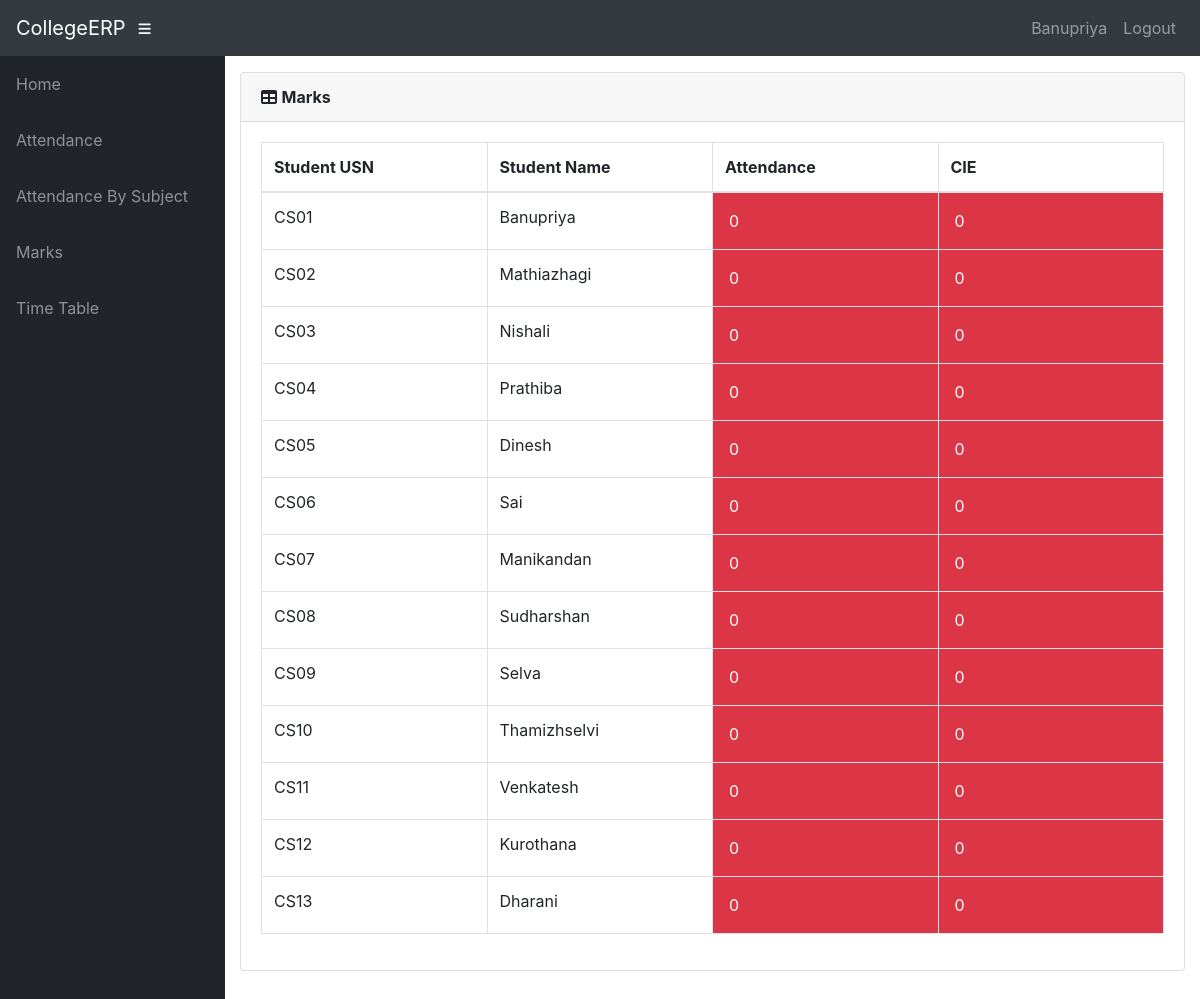
Page /teacher/4/Report/ (signed in) on the committed database.
### info/models.py (models this page shows, shortened)
class User(AbstractUser):
    @property
    def is_student(self):
        if hasattr(self, 'student'):
            return True
        return False

class Student(models.Model):
    user = models.OneToOneField(User, on_delete=models.CASCADE, null=True)
    class_id = models.ForeignKey(Class, on_delete=models.CASCADE, default=1)
    USN = models.CharField(primary_key='True', max_length=100)
    name = models.CharField(max_length=200)
    sex = models.CharField(max_length=50, choices=sex_choice, default='Male')
    DOB = models.DateField(default='1998-01-01')
    def __str__(self):
        return self.name

class StudentCourse(models.Model):
    student = models.ForeignKey(Student, on_delete=models.CASCADE)
    course = models.ForeignKey(Course, on_delete=models.CASCADE)
    class Meta:
        unique_together = (('student', 'course'),)
        verbose_name_plural = 'Marks'
    def get_cie(self):
        marks_list = self.marks_set.all()
        m = []
        for mk in marks_list:
            m.append(mk.marks1)
        cie = math.ceil(sum(m[:5]) / 2)
        return cie
    def get_attendance(self):
        a = AttendanceTotal.objects.get(student=self.student, course=self.course)
        return a.attendance

class Course(models.Model):
    dept = models.ForeignKey(Dept, on_delete=models.CASCADE)
    id = models.CharField(primary_key='True', max_length=50)
    name = models.CharField(max_length=50)
    shortname = models.CharField(max_length=50, default='X')
    def __str__(self):
        return self.name

class AttendanceTotal(models.Model):
    course = models.ForeignKey(Course, on_delete=models.CASCADE)
    student = models.ForeignKey(Student, on_delete=models.CASCADE)
    class Meta:
        unique_together = (('student', 'course'),)
    @property
    def attendance(self):
        stud = Student.objects.get(name=self.student)
        cr = Course.objects.get(name=self.course)
        total_class = Attendance.objects.filter(course=cr, student=stud).count()
        att_class = Attendance.objects.filter(course=cr, student=stud, status='True').count()
        if total_class == 0:
            attendance = 0
        else:
            attendance = round(att_class / total_class * 100, 2)
        return attendance

class Marks(models.Model):
    studentcourse = models.ForeignKey(StudentCourse, on_delete=models.CASCADE)
    name = models.CharField(max_length=50, choices=test_name, default='Internal test 1')
    marks1 = models.IntegerField(default=0, validators=[MinValueValidator(0), MaxValueValidator(100)])
    class Meta:
        unique_together = (('studentcourse', 'name'),)

### info/views.py (the view)
# urls.py: path('teacher/<int:assign_id>/Report/', views.t_report, name='t_report'),
@login_required()
def t_report(request, assign_id):
    ass = get_object_or_404(Assign, id=assign_id)
    sc_list = []
    for stud in ass.class_id.student_set.all():
        a = StudentCourse.objects.get(student=stud, course=ass.course)
        sc_list.append(a)
    return render(request, 'info/t_report.html', {'sc_list': sc_list})

### info/templates/info/t_report.html
{% extends 'info/base.html' %}
    {% load static %}
    {% block content %}
                  <div class="card mb-3">
            <div class="card-header">
              <i class="fas fa-table"></i>
            <b>Marks</b></div>
            <div class="card-body">
              <div class="table-responsive">
                <table class="table table-bordered" id="dataTable" width="100%" cellspacing="0">
                  <thead>
                    <tr>
                        <th style="width: 25%">Student USN</th>
                        <th style="width: 25%">Student Name</th>
                        <th style="width: 25%">Attendance</th>
                        <th style="width: 25%">CIE</th>
                  </thead>
                  <tbody>
                    {% for sc in sc_list %}
                    <tr>
                        <td>{{ sc.student_id }}</td>
                        <td>{{ sc.student.name }}</td>
                        {% if sc.get_attendance < 75 %}
                            <td class="p-3 mb-2 bg-danger text-white">{{ sc.get_attendance }}</td>
                        {% else %}
                            <td class="p-3 mb-2 bg-success text-white">{{ sc.get_attendance }}</td>
                        {% endif %}
                        {% if sc.get_cie < 25 %}
                            <td class="p-3 mb-2 bg-danger text-white">{{ sc.get_cie }}</td>
                        {% else %}
                            <td class="p-3 mb-2 bg-success text-white">{{ sc.get_cie }}</td>
                        {% endif %}
                    </tr>
                    {% empty %}
                            <p>student has no courses</p>
                    {% endfor %}
                  </tbody>
                </table>
              </div>
            </div>
          </div>
    {% endblock %}

### info/templates/info/base.html (shortened to what this page needs)
<!DOCTYPE html>
<html lang="en">
  <head>
      {% load static %}
    <link href="{% static '/info/bootstrap/vendor/bootstrap/css/bootstrap.min.css' %}" rel="stylesheet">
    <link href="{% static '/info/bootstrap/vendor/fontawesome-free/css/all.min.css' %}" rel="stylesheet" type="text/css">
    <link href="{% static '/info/bootstrap/vendor/datatables/dataTables.bootstrap4.css' %}" rel="stylesheet">
    <link href="{% static '/info/bootstrap/css/sb-admin.css' %}" rel="stylesheet">
  </head>
  <body id="page-top">
    <nav class="navbar navbar-expand navbar-dark bg-dark static-top">
      <a class="navbar-brand mr-1" href="{% url 'index' %}">CollegeERP</a>
      <button class="btn btn-link btn-sm text-white order-1 order-sm-0" id="sidebarToggle" href="#">
        <i class="fas fa-bars"></i>
      </button>
        <div class="collapse navbar-collapse" id="navbarResponsive">
          <ul class="navbar-nav ml-auto">
            <li class="nav-item">
                {% if request.user.is_student %}
                    <a class="nav-link text-capitalize">{{ request.user.student.name }}</a>
                {% elif request.user.is_teacher %}
                    <a class="nav-link text-capitalize">{{ request.user.teacher.name }}</a>
                {% endif %}
            </li>
            <li class="nav-item">
                <a class="nav-link" href="#" data-toggle="modal" data-target="#logoutModal">Logout</a>
            </li>
          </ul>
        </div>
    </nav>
    <div id="wrapper">
      <ul class="sidebar navbar-nav">
            <li class="nav-item">
              <a class="nav-link" href="{% url 'index' %}">
                <span>Home</span>
              </a>
            </li>
        {% if request.user.is_student %}
            <li class="nav-item">
              <a class="nav-link" href="{% url 'attendance' request.user.student.USN %}">
                <span>Attendance</span>
              </a>
            </li>
            <li class="nav-item">
              <a class="nav-link" href="{% url 'attendance' request.user.student.USN %}">
                <span>Attendance By Subject</span>
              </a>
            </li>
            <li class="nav-item">
              <a class="nav-link" href="{% url 'marks_list' request.user.student.USN %}">
                <span>Marks</span>
              </a>
            </li>
              <li class="nav-item">
              <a class="nav-link" href="{% url 'timetable' request.user.student.class_id_id %}">
                <span>Time Table</span>
              </a>
            </li>
        {% endif %}
      </ul>
      <div id="content-wrapper">
        <div class="container-fluid">
            {% block content %}
            {% endblock %}
        </div>
      </div>
    </div>
  </body>
</html>

### rows in the picture
User: user.student.name "Banupriya"
StudentCourse: student_id "CS01", student.name "Banupriya", get_attendance "0", get_cie "0"
StudentCourse: student_id "CS02", student.name "Mathiazhagi", get_attendance "0", get_cie "0"
StudentCourse: student_id "CS03", student.name "Nishali", get_attendance "0", get_cie "0"
StudentCourse: student_id "CS04", student.name "Prathiba", get_attendance "0", get_cie "0"
StudentCourse: student_id "CS05", student.name "Dinesh", get_attendance "0", get_cie "0"
StudentCourse: student_id "CS06", student.name "Sai", get_attendance "0", get_cie "0"
StudentCourse: student_id "CS07", student.name "Manikandan", get_attendance "0", get_cie "0"
StudentCourse: student_id "CS08", student.name "Sudharshan", get_attendance "0", get_cie "0"
StudentCourse: student_id "CS09", student.name "Selva", get_attendance "0", get_cie "0"
StudentCourse: student_id "CS10", student.name "Thamizhselvi", get_attendance "0", get_cie "0"
StudentCourse: student_id "CS11", student.name "Venkatesh", get_attendance "0", get_cie "0"
StudentCourse: student_id "CS12", student.name "Kurothana", get_attendance "0", get_cie "0"
StudentCourse: student_id "CS13", student.name "Dharani", get_attendance "0", get_cie "0"
